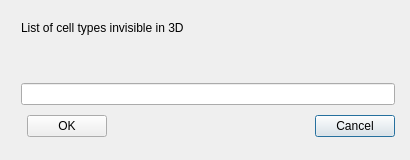
<ui version="4.0" >
 <author></author>
 <comment></comment>
 <exportmacro></exportmacro>
 <class>Types3DInvisibleDialog</class>
 <widget class="QDialog" name="Types3DInvisibleDialog" >
  <property name="geometry" >
   <rect>
    <x>0</x>
    <y>0</y>
    <width>410</width>
    <height>160</height>
   </rect>
  </property>
  <property name="windowTitle" >
   <string>List of types invisible in 3D</string>
  </property>
  <widget class="QWidget" name="" >
   <property name="geometry" >
    <rect>
     <x>21</x>
     <y>21</y>
     <width>374</width>
     <height>120</height>
    </rect>
   </property>
   <layout class="QGridLayout" >
    <property name="margin" >
     <number>0</number>
    </property>
    <property name="spacing" >
     <number>6</number>
    </property>
    <item row="2" column="0" colspan="4" >
     <widget class="QLineEdit" name="typeListEdit" />
    </item>
    <item rowspan="2" row="3" column="0" colspan="4" >
     <spacer>
      <property name="orientation" >
       <enum>Qt::Vertical</enum>
      </property>
      <property name="sizeType" >
       <enum>QSizePolicy::Expanding</enum>
      </property>
      <property name="sizeHint" >
       <size>
        <width>368</width>
        <height>16</height>
       </size>
      </property>
     </spacer>
    </item>
    <item row="1" column="0" colspan="4" >
     <spacer>
      <property name="orientation" >
       <enum>Qt::Vertical</enum>
      </property>
      <property name="sizeType" >
       <enum>QSizePolicy::Expanding</enum>
      </property>
      <property name="sizeHint" >
       <size>
        <width>368</width>
        <height>16</height>
       </size>
      </property>
     </spacer>
    </item>
    <item row="0" column="0" colspan="4" >
     <widget class="QLabel" name="textLabel1" >
      <property name="text" >
       <string>List of cell types invisible in 3D</string>
      </property>
     </widget>
    </item>
    <item row="4" column="3" >
     <widget class="QPushButton" name="cancelButton" >
      <property name="text" >
       <string>Cancel</string>
      </property>
     </widget>
    </item>
    <item row="4" column="2" >
     <spacer>
      <property name="orientation" >
       <enum>Qt::Horizontal</enum>
      </property>
      <property name="sizeType" >
       <enum>QSizePolicy::Expanding</enum>
      </property>
      <property name="sizeHint" >
       <size>
        <width>184</width>
        <height>30</height>
       </size>
      </property>
     </spacer>
    </item>
    <item row="4" column="1" >
     <widget class="QPushButton" name="okButton" >
      <property name="text" >
       <string>OK</string>
      </property>
     </widget>
    </item>
   </layout>
  </widget>
 </widget>
 <layoutdefault spacing="6" margin="11" />
 <pixmapfunction>qPixmapFromMimeSource</pixmapfunction>
 <resources/>
 <connections>
  <connection>
   <sender>okButton</sender>
   <signal>clicked()</signal>
   <receiver>Types3DInvisibleDialog</receiver>
   <slot>accept()</slot>
   <hints>
    <hint type="sourcelabel" >
     <x>89</x>
     <y>121</y>
    </hint>
    <hint type="destinationlabel" >
     <x>158</x>
     <y>126</y>
    </hint>
   </hints>
  </connection>
  <connection>
   <sender>cancelButton</sender>
   <signal>clicked()</signal>
   <receiver>Types3DInvisibleDialog</receiver>
   <slot>reject()</slot>
   <hints>
    <hint type="sourcelabel" >
     <x>314</x>
     <y>117</y>
    </hint>
    <hint type="destinationlabel" >
     <x>270</x>
     <y>117</y>
    </hint>
   </hints>
  </connection>
 </connections>
</ui>
